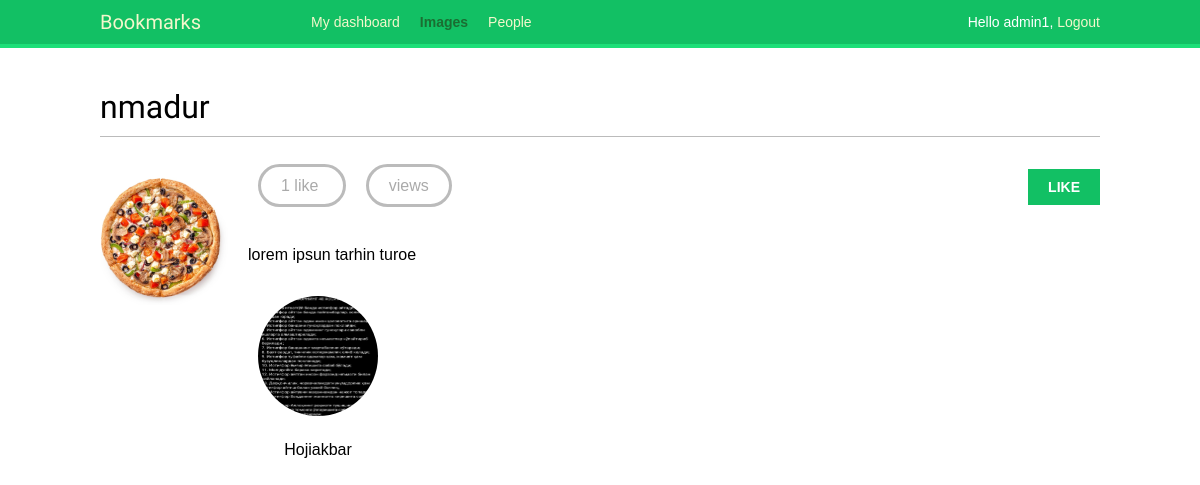
The app's page /images/detail/1/sar/ (signed in) with its own data.
### images/models.py (models this page shows, shortened)
class Image(models.Model):
    user = models.ForeignKey(settings.AUTH_USER_MODEL,
                             related_name='images_created',
                             on_delete=models.CASCADE)
    title = models.CharField(max_length=200)
    slug = models.SlugField(max_length=200,
                            blank=True)
    url = models.URLField(max_length=2000)
    image = models.ImageField(upload_to='images/%Y/%m/%d/')
    description = models.TextField(blank=True)
    created = models.DateField(auto_now_add=True)
    users_like = models.ManyToManyField(settings.AUTH_USER_MODEL,
                                        related_name='images_liked',
                                        blank=True)
    total_likes = models.PositiveIntegerField(default=0)
    class Meta:
        indexes = [
            models.Index(fields=['-created']),
            models.Index(fields=['-total_likes']),
        ]
        ordering = ['-created']

### account/models.py (models this page shows, shortened)
class Profile(models.Model):
    user = models.OneToOneField(settings.AUTH_USER_MODEL,
                                on_delete=models.CASCADE)
    date_of_birth = models.DateField(blank=True, null=True)
    photo = models.ImageField(upload_to='users/%Y/%m/%d/',
                              blank=True)

### images/views.py (the view)
def image_detail(request, id, slug):
    image = get_object_or_404(Image, id=id, slug=slug)
    total_views = r.incr(f'image:{image.id}:views')
    r.zincrby('image_ranking', 1, image.id)
    return render(request,
                  'images/image/detail.html',
                  {'section': 'images',
                   'image': image,
                   'total_views': total_views})

### images/templates/images/image/detail.html (shortened to what this page needs)
{% extends "base.html" %}
{% block content %}
  <h1>{{ image.title }}</h1>
  {% load thumbnail %}
  <a href="{{ image.image.url }}">
    <img src="{% thumbnail image.image 300x0 %}" class="image-detail">
  </a>
  {% with total_likes=image.users_like.count users_like=image.users_like.all %}
    <div class="image-info">
      <div>
        <span class="count">
          <span class="total">{{ total_likes }}</span>
          like{{ total_likes|pluralize }}
        </span>
        <span class="count">
          {{ total_views }} view{{ total_views|pluralize }}
        </span>
        <a href="#" data-id="{{ image.id }}" data-action="{% if request.user in users_like %}un{% endif %}like"
    class="like button">
          {% if request.user not in users_like %}
            Like
          {% else %}
            Unlike
          {% endif %}
        </a>
      </div>
      {{ image.description|linebreaks }}
    </div>
    <div class="image-likes">
      {% for user in users_like %}
        <div>
          {% if user.profile.photo %}
            <img src="{{ user.profile.photo.url }}">
          {% endif %}
          <p>{{ user.first_name }}</p>
        </div>
      {% empty %}
        Nobody likes this image yet.
      {% endfor %}
    </div>
  {% endwith %}
{% endblock %}

### account/templates/base.html (shortened to what this page needs)
{% load static %}
<!DOCTYPE html>
<html>
<head>
  <link href="{% static "css/base.css" %}" rel="stylesheet">
</head>
<body>
  <div id="header">
    <span class="logo">Bookmarks</span>
    {% if request.user.is_authenticated %}
      <ul class="menu">
        <li {% if section == "dashboard" %}class="selected"{% endif %}>
          <a href="{% url "dashboard" %}">My dashboard</a>
        </li>
        <li {% if section == "images" %}class="selected"{% endif %}>
          <a href="{% url "images:list" %}">Images</a>
        </li>
        <li {% if section == "people" %}class="selected"{% endif %}>
          <a href="{% url "user_list" %}">People</a>
        </li>
      </ul>
    {% endif %}
    <span class="user">
      {% if request.user.is_authenticated %}
        Hello {{ request.user.first_name|default:request.user.username }},
        <a href="{% url "logout" %}">Logout</a>
      {% else %}
        <a href="{% url "login" %}">Log-in</a>
      {% endif %}
    </span>
  </div>
  <div id="content">
    {% block content %}
    {% endblock %}
  </div>
</body>
</html>

### account/static/css/base.css (style rules this page uses)
body { margin:0; padding:0; font-family:helvetica, sans-serif; }
p { line-height: 1.8; }
a { color:#12c064; text-decoration:none; }
h1, h2, h3, h4, h5 , h6 { font-family: 'Muli', sans-serif; font-weight:normal; }
h1 { border-bottom:1px solid #bbb; padding:0 0 10px 0; margin:10px 0 20px 0; }
#header { padding:10px 100px; font-size:14px; background:#12c064; color:#fff; border-bottom:4px solid #1cdf78; overflow:auto; }
#header .logo { font-family: 'Muli', sans-serif; float:left; color:#f3f7cc; font-size:20px; margin-right:10%; }
#header ul.menu { list-style:none; float:left; margin:0; padding:0; }
#header ul.menu li { float:left; padding:4px 10px; }
#header ul.menu li.selected a, #header ul.menu li.selected a:hover { color:#1b6d32; font-weight:bold; }
#header a { color:#f3f7cc; }
#header .user { float:right; padding-top:4px; }
#content { padding:30px 100px; }
input[type=submit], a.button { font-weight:bold; background:#12c064; color:#fff; padding:10px 20px; font-size:14px; text-transform:uppercase; }
.image-preview, .image-detail { max-width:300px; float:left; margin:0 20px 20px 0; }
.image-detail { margin-top:20px; }
.image-info div { padding:20px 0; overflow:auto; }
.count { color:#aaa; border:3px solid #bbb; border-radius:26px; padding:10px 20px; margin:20px 10px 0; }
a.like, a.follow { float:right; margin-top:-8px; }
.image-likes div { float:left; width:auto; padding:10px; text-align:center; }
.image-likes img { width:120px; height:120px; border-radius:50%; }

### records on screen
Image: title "nmadur", image (picture), description "lorem ipsun tarhin turoe"

### other values on screen
{{ request.user.first_name|default:request.user.username }} "admin1"
{{ total_likes }} "1"
{{ user.first_name }} "Hojiakbar"
